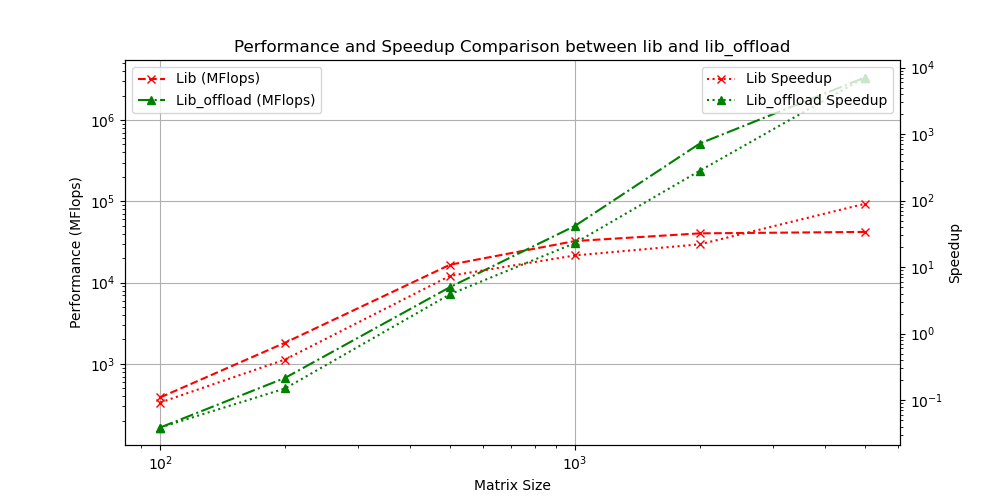

The Python source for this figure:
import matplotlib.pyplot as plt

# Matrix sizes
sizes = [100, 200, 500, 1000, 2000, 5000]

# Performance in MFlops
lib_mflops = [388.080, 1826.155, 16633.856, 32481.459, 40376.248, 42072.664]
lib_offload_mflops = [165.514, 674.093, 8826.254, 49824.892, 513949.380, 3333218.305]

# Speedup values for 'lib' and 'lib_offload'
speedup_lib = [0.0919, 0.4074, 7.3895, 14.9582, 21.9770, 89.3015]
speedup_lib_offload = [0.0387, 0.1495, 3.9048, 22.9353, 280.4511, 7083.9945]

# Create figure and first axis
fig, ax1 = plt.subplots(figsize=(10, 5))

# Plot performance in MFlops on the first axis
ax1.plot(sizes, lib_mflops, 'r--x', label='Lib (MFlops)')
ax1.plot(sizes, lib_offload_mflops, 'g-.^', label='Lib_offload (MFlops)')
ax1.set_xlabel('Matrix Size')
ax1.set_ylabel('Performance (MFlops)')
ax1.tick_params(axis='y', labelcolor='black')
ax1.set_xscale('log')
ax1.set_yscale('log')
ax1.legend(loc='upper left')
ax1.grid(True)

# Create second axis for speedup
ax2 = ax1.twinx()
ax2.plot(sizes, speedup_lib, 'r:x', label='Lib Speedup')
ax2.plot(sizes, speedup_lib_offload, 'g:^', label='Lib_offload Speedup')
ax2.set_ylabel('Speedup')
ax2.tick_params(axis='y', labelcolor='black')
ax2.set_xscale('log')
ax2.set_yscale('log')
ax2.legend(loc='upper right')

# Title
plt.title('Performance and Speedup Comparison between lib and lib_offload')

# Show the plot
plt.savefig('q5.png')